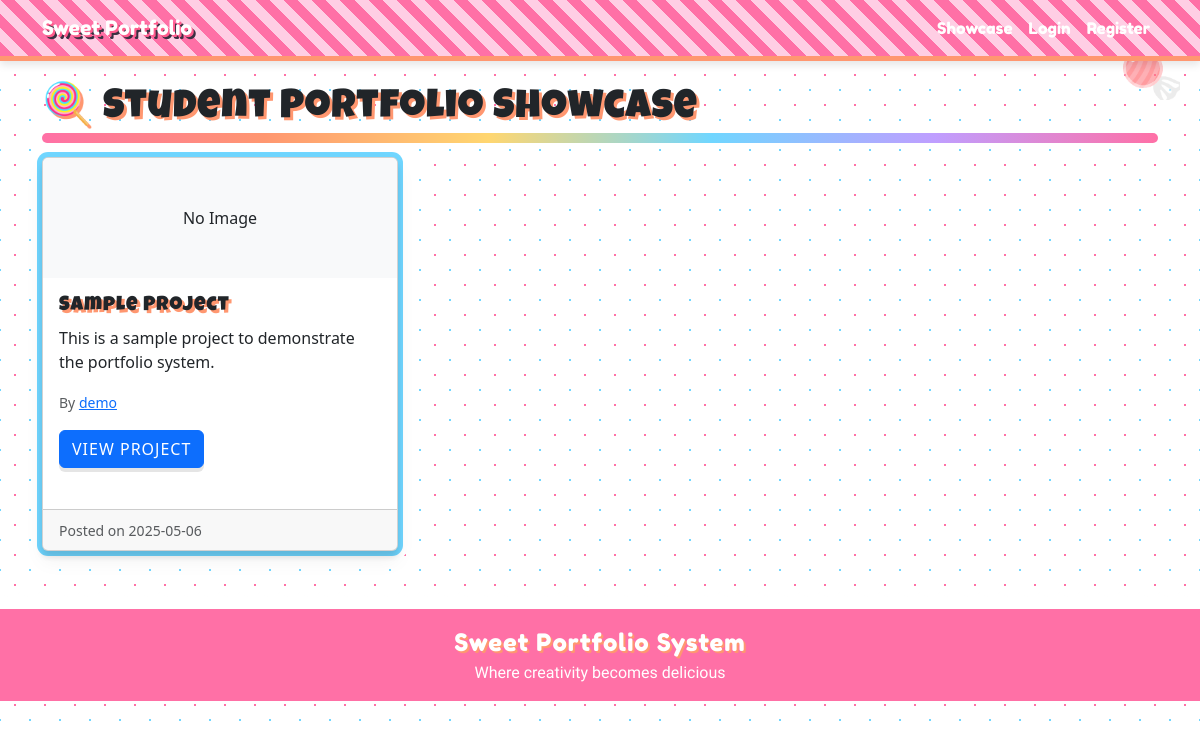
The page / on the database its author committed.
### app.py (models this page shows, shortened)
class Project(db.Model): # Represents a project in the system
    id = db.Column(db.Integer, primary_key=True)
    title = db.Column(db.String(100), nullable=False)
    description = db.Column(db.Text, nullable=False)
    date_posted = db.Column(db.DateTime, nullable=False, default=datetime.utcnow)
    image_filename = db.Column(db.String(100), nullable=True)
    user_id = db.Column(db.Integer, db.ForeignKey('user.id'), nullable=False)

class User(db.Model): # Represents a user in the system
    id = db.Column(db.Integer, primary_key=True)
    username = db.Column(db.String(80), unique=True, nullable=False)
    email = db.Column(db.String(120), unique=True, nullable=False)
    password_hash = db.Column(db.String(128))
    projects = db.relationship('Project', backref='author', lazy=True)
    about_me = db.Column(db.Text, nullable=True)
    tech_stack = db.Column(db.Text, nullable=True)
    birthdate = db.Column(db.String(20), nullable=True)
    location = db.Column(db.String(100), nullable=True)
    occupation = db.Column(db.String(100), nullable=True)
    social_media = db.Column(db.Text, nullable=True)
    contact_info = db.Column(db.Text, nullable=True)
    full_name = db.Column(db.String(100), nullable=True)
    age = db.Column(db.String(20), nullable=True)
    gender = db.Column(db.String(50), nullable=True)
    address = db.Column(db.Text, nullable=True)
    student_id = db.Column(db.String(50), nullable=True)
    section = db.Column(db.String(50), nullable=True)

### app.py (the view)
@app.route('/')
def home():
    projects = Project.query.order_by(Project.date_posted.desc()).all()
    return render_template('home.html', projects=projects)

### app.py (called while the page is built)
@app.context_processor
def inject_request():
    return {'request': request}

### templates/home.html (shortened to what this page needs)
{% extends "base.html" %}
{% block content %}
<h1 class="mb-4">Student Portfolio Showcase</h1>
<div class="row row-cols-1 row-cols-md-3 g-4">
    {% for project in projects %}
    <div class="col">
        <div class="card h-100">
            {% if project.image_filename %}
            <img src="{{ url_for('static', filename='uploads/' + project.image_filename) }}" class="card-img-top" alt="{{ project.title }}">
            {% else %}
            <div class="card-img-top bg-light text-center py-5">No Image</div>
            {% endif %}
            <div class="card-body">
                <h5 class="card-title">{{ project.title }}</h5>
                <p class="card-text">{{ project.description|truncate(100) }}</p>
                <p class="card-text">
                    <small class="text-muted">By <a href="{{ url_for('user_profile', user_id=project.author.id) }}">{{ project.author.username }}</a></small>
                </p>
                <a href="{{ url_for('view_project', project_id=project.id) }}" class="btn btn-primary">View Project</a>
            </div>
            <div class="card-footer">
                <small class="text-muted">Posted on {{ project.date_posted.strftime('%Y-%m-%d') }}</small>
            </div>
        </div>
    </div>
    {% else %}
    <div class="col-12 text-center">
        <p>No projects have been posted yet.</p>
    </div>
    {% endfor %}
</div>
{% endblock %}

### static/css/style.css (style rules this page uses)
:root { --candy-pink: #ff70a6; --bubblegum: #ff9770; --lemon-drop: #ffd670; --mint-green: #70d6ff; --grape: #bf9eff; --licorice: #3a3042; --marshmallow: #fff0f3; --chocolate: #6b4b3e; --candy-red: #ff5c8d; --cotton-candy: #ffcee4; }
body { background-color: var(--marshmallow); background-image: radial-gradient(var(--candy-pink) 1px, transparent 1px), radial-gradient(var(--mint-green) 1px, transparent 1px); background-size: 30px 30px; background-position: 0 0, 15px 15px; color: var(--licorice); font-family: 'Baloo 2', cursive; line-height: 1.6; min-height: 100vh; position: relative; margin: 0; padding: 0; transition: all 0.5s ease; }
h1, h2, h3, h4, h5, h6 { font-family: 'Luckiest Guy', cursive; color: var(--candy-pink); text-shadow: 3px 3px 0px var(--bubblegum); letter-spacing: 1px; position: relative; }
h1::after, h2::after { content: ""; position: absolute; bottom: -10px; left: 0; width: 100%; height: 10px; background: linear-gradient(90deg, var(--candy-pink), var(--bubblegum), var(--lemon-drop), var(--mint-green), var(--grape), var(--candy-pink)); border-radius: 10px; }
.card { background-color: white; border: none; border-radius: 20px; box-shadow: 0 10px 20px rgba(0, 0, 0, 0.05), 0 6px 6px rgba(0, 0, 0, 0.1), 0 0 0 5px var(--mint-green), 0 0 0 10px white; transition: all 0.3s ease; overflow: hidden; margin-bottom: 25px; }
.card-footer { background-color: var(--lemon-drop); border-top: 5px dashed white; }
.btn { border-radius: 50px; font-family: 'Fredoka One', cursive; text-transform: uppercase; letter-spacing: 1px; padding: 10px 20px; transition: all 0.3s ease; position: relative; overflow: hidden; box-shadow: 0 4px 0 0 rgba(0, 0, 0, 0.1); }
.btn::after { content: ""; position: absolute; top: 0; left: -100%; width: 100%; height: 100%; background: linear-gradient( 90deg, rgba(255, 255, 255, 0) 0%, rgba(255, 255, 255, 0.3) 50%, rgba(255, 255, 255, 0) 100% ); transition: all 0.5s ease; }
.btn-primary { background-color: var(--mint-green); border: none; color: var(--licorice); }
h1::before, h2::before { content: "🍭"; margin-right: 10px; display: inline-block; animation: spin 10s linear infinite; }

### templates/base.html (style rules this page uses)
body { transition: all 0.5s ease; }

### rows shown on the page
Project: shows "No Image", title "Sample Project", description "This is a sample project to demonstrate the portfolio system.", author.username "demo", date_posted "2025-05-06"
